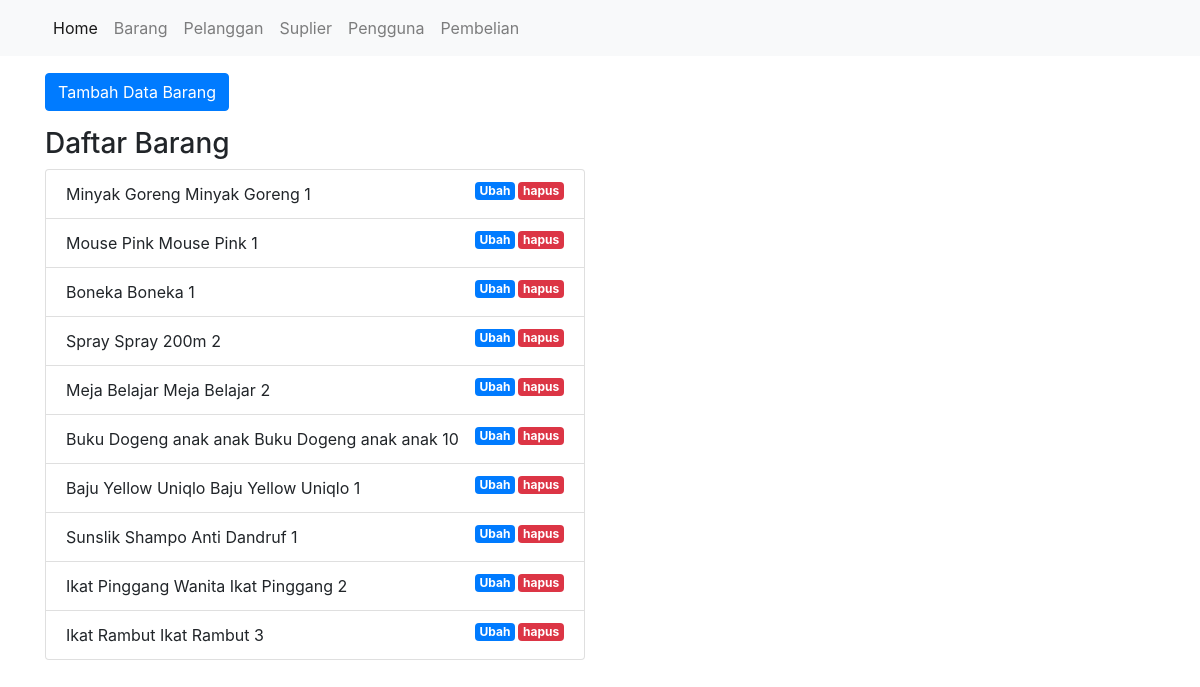
/public/barang, run on the app's committed database.
### tables this page shows
CREATE TABLE Barang (
    IdBarang int NOT NULL primary key,
    NamaBarang varchar(250) NOT NULL,
    Keterangan varchar(250) NOT NULL,
    Satuan int not null,
    IdPengguna int,
    FOREIGN KEY (IdPengguna) REFERENCES pengguna(IdPengguna)
);

### app/core/Controller.php (called while the page is built, shortened)
<?php
class Controller {
    public function view($view, $data = [])
    {
        require_once '../app/views/' . $view . '.php';
    }
    public function model($model)
    {
        return new $model;
    }
}

### app/controllers/Barang.php (called while the page is built, shortened)
<?php
class Barang extends Controller {
    public function index()
    {
        $data['judul'] = 'Daftar Barang';
        $data['br'] = $this->model('Barang_model')->getAllBarang();
        $this->view('templates/header', $data);
        $this->view('barang/index', $data);
        $this->view('templates/footer');
    }
}

### app/core/App.php (called while the page is built, shortened)
<?php
class App {
    protected $method = 'index';
    protected $params = [];
    public function __construct()
    {
        $this->controller = new $this->controller;
        call_user_func_array([$this->controller, $this->method], $this->params);
    }
}

### public/index.php (called while the page is built, shortened)
<?php
$app = new App;

### app/core/Database.php (called while the page is built, shortened)
<?php
class Database {
    private $host = DB_HOST;
    private $user = DB_USER;
    private $pass = DB_PASS;
    private $db_name = DB_NAME;
    private $dbh;
    private $stmt;
    public function __construct()
    {
        $dsn = 'mysql:host=' . $this->host . ';dbname=' . $this->db_name;
        $option = [
            PDO::ATTR_PERSISTENT => true,
            PDO::ATTR_ERRMODE => PDO::ERRMODE_EXCEPTION
        ];
        try {
            $this->dbh = new PDO($dsn, $this->user, $this->pass, $option);
        } catch(PDOException $e) {
            die($e->getMessage());
        }
    }
    public function query($query)
    {
        $this->stmt = $this->dbh->prepare($query);
    }
    public function execute()
    {
        $this->stmt->execute();
    }
    public function resultSet()
    {
        $this->execute();
        return $this->stmt->fetchAll(PDO::FETCH_ASSOC);
    }
}

### app/models/Barang_model.php (called while the page is built, shortened)
<?php
class Barang_model {
    private $table = 'barang';
    private $db;
    public function __construct()
    {
        $this->db = new Database;
    }
    public function getAllBarang()
    {
        $this->db->query('SELECT * FROM ' . $this->table);
        return $this->db->resultSet();
    }
}

### app/views/barang/index.php (the view, shortened to what this page needs)
<div class="container mt-3">
    <div class="row">
      <div class="col-lg-6">
      </div>
    </div>
    <div class="row mb-3">
      <div class="col-lg-6">
        <button type="button" class="btn btn-primary tombolTambahData" data-toggle="modal" data-target="#formModal">
          Tambah Data Barang
        </button>
      </div>
    </div>
    <div class="row">
        <div class="col-lg-6">
          <h3>Daftar Barang</h3>
          <ul class="list-group">
            <?php foreach( $data['br'] as $br ) : ?>
              <li class="list-group-item">
                  <?= $br['NamaBarang'];?>
                  <?= $br['Keterangan'];?>
                  <?= $br['Satuan'];?>
                  <a href="<?= BASEURL; ?>/barang/hapus/<?= $br['IdBarang']; ?>" class="badge badge-danger float-right" onclick="return confirm('yakin?');">hapus</a>
                  <a href="<?= BASEURL; ?>/barang/ubahDetail/<?= $br['IdBarang']; ?>" class="badge badge-primary float-right">Ubah</a>
              </li>
            <?php endforeach; ?>
          </ul>
        </div>
    </div>
</div>

### app/views/templates/header.php (shortened to what this page needs)
<!DOCTYPE html>
<html lang="en">
<head>
    <link rel="stylesheet" href="<?= BASEURL; ?>/css/bootstrap.css">
    <link rel="stylesheet" href="<?= BASEURL; ?>/css/style.css">
</head>
<body>
<nav class="navbar navbar-expand-lg navbar-light bg-light">
  <div class="container">
      <div class="collapse navbar-collapse" id="navbarNavAltMarkup">
        <div class="navbar-nav">
          <a class="nav-item nav-link active" href="<?= BASEURL; ?>">Home <span class="sr-only">(current)</span></a>
          <a class="nav-item nav-link" href="<?= BASEURL; ?>/barang">Barang</a>
          <a class="nav-item nav-link" href="<?= BASEURL; ?>/pelanggan">Pelanggan</a>
          <a class="nav-item nav-link" href="<?= BASEURL; ?>/suplier">Suplier</a>
          <a class="nav-item nav-link" href="<?= BASEURL; ?>/pengguna">Pengguna</a>
          <a class="nav-item nav-link" href="<?= BASEURL; ?>/pembelian">Pembelian</a>
        </div>
      </div>
  </div>
</nav>

### app/views/templates/footer.php (shortened to what this page needs)
</body>
</html>

### public/css/style.css (style rules this page uses)
.badge { margin-left: 3px; }

### data on the page
barang: NamaBarang "Minyak Goreng", Keterangan "Minyak Goreng", Satuan "1"
barang: NamaBarang "Mouse Pink", Keterangan "Mouse Pink", Satuan "1"
barang: NamaBarang "Boneka", Keterangan "Boneka", Satuan "1"
barang: NamaBarang "Spray", Keterangan "Spray 200m", Satuan "2"
barang: NamaBarang "Meja Belajar", Keterangan "Meja Belajar", Satuan "2"
barang: NamaBarang "Buku Dogeng anak anak", Keterangan "Buku Dogeng anak anak", Satuan "10"
barang: NamaBarang "Baju Yellow Uniqlo", Keterangan "Baju Yellow Uniqlo", Satuan "1"
barang: NamaBarang "Sunslik", Keterangan "Shampo Anti Dandruf", Satuan "1"
barang: NamaBarang "Ikat Pinggang Wanita", Keterangan "Ikat Pinggang", Satuan "2"
barang: NamaBarang "Ikat Rambut", Keterangan "Ikat Rambut", Satuan "3"
